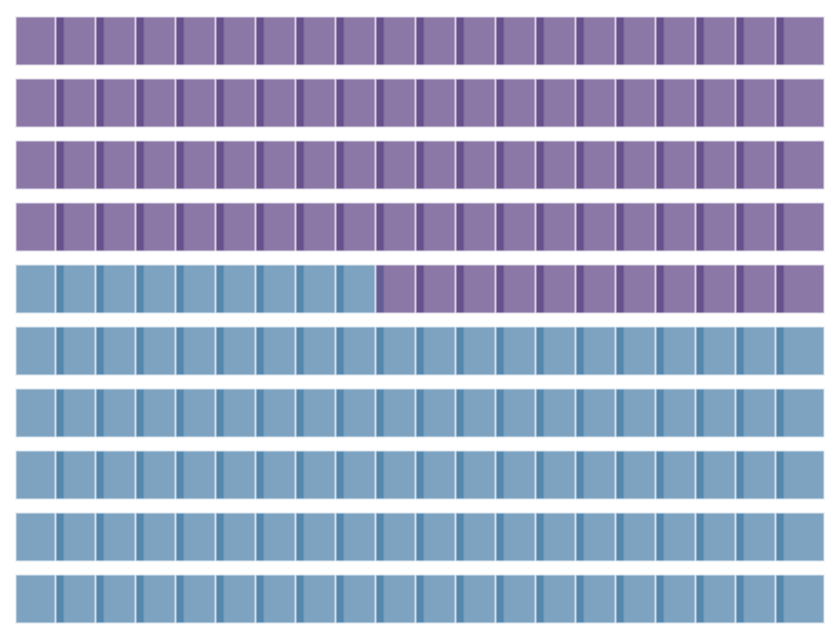

Vega-Lite specification stored for this chart:
### Vega-Lite specification from a JSON file in a GitHub repository (floating-point values rounded to 4 significant figures)
{"$schema": "https://vega.github.io/schema/vega-lite/v5.json", "width": "container", "height": 320, "autosize": {"type": "fit", "contains": "padding"}, "data": {"sequence": {"start": 1, "stop": 201, "as": "cell"}}, "transform": [{"calculate": "(datum.cell - 1) % 20", "as": "column"}, {"calculate": "floor((datum.cell - 1) / 20)", "as": "row"}, {"calculate": "datum.cell <= 109 ? 'Agricultural-use land' : 'Other land uses'", "as": "land_type"}, {"calculate": "datum.land_type == 'Agricultural-use land' ? '54.5%' : '45.5%'", "as": "share"}], "mark": {"type": "square", "size": 600, "stroke": "white", "strokeWidth": 1}, "encoding": {"x": {"field": "column", "type": "ordinal", "axis": null}, "y": {"field": "row", "type": "ordinal", "sort": "descending", "axis": null}, "color": {"field": "land_type", "type": "nominal", "scale": {"domain": ["Agricultural-use land", "Other land uses"], "range": ["#477DA5", "#5B3F80"]}, "legend": null}, "tooltip": [{"field": "land_type", "type": "nominal", "title": "Land classification"}, {"field": "share", "type": "nominal", "title": "Share"}]}, "config": {"background": "white", "font": "DM Sans", "legend": {"title": null, "orient": "bottom", "labelFont": "DM Sans", "labelFontSize": 13, "symbolSize": 220, "labelFontWeight": 400, "titleFont": "DM Sans", "titleFontSize": 13, "titleFontWeight": 700}, "axis": {"labelFont": "DM Sans", "titleFont": "DM Sans"}, "view": {"stroke": null}}}
